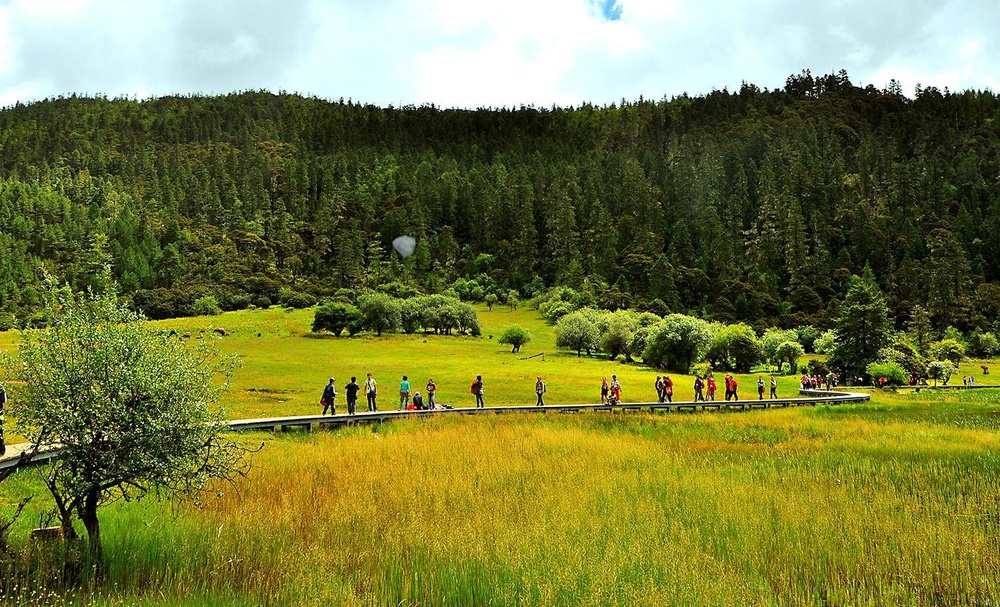
#> input picture images/background1.jpg, 1000 x 607 px, shrunk from 1500 x 910 before the run
$ python createTrackbar.py
#> lines starting #> are read from the running program, lines starting #| are printed output that depends on the picture
# -*- coding: utf-8 -*-

import cv2

#两个回调函数
def GaussianBlurSize(GaussianBlur_size):
    print(GaussianBlur_size)
    global KSIZE
    KSIZE = GaussianBlur_size * 2 +3
    # print KSIZE, SIGMA
    dst = cv2.GaussianBlur(scr, (KSIZE,KSIZE), SIGMA, KSIZE)
    cv2.imshow(window_name,dst)

def GaussianBlurSigma(GaussianBlur_sigma):
    print(GaussianBlur_sigma)
    global SIGMA
    SIGMA = GaussianBlur_sigma/10.0
    # print KSIZE, SIGMA
    dst = cv2.GaussianBlur(scr, (KSIZE,KSIZE), SIGMA, KSIZE)
    cv2.imshow(window_name,dst)

#全局变量
GaussianBlur_size = 1
GaussianBlur_sigma = 15

KSIZE = 1
SIGMA = 15
max_value = 300
max_type = 6
window_name = "GaussianBlurS Demo"
trackbar_size = "Size*2+3"
trackbar_sigema = "Sigma/10"

#读入图片，模式为灰度图，创建窗口
scr = cv2.imread("./images/background1.jpg",0)
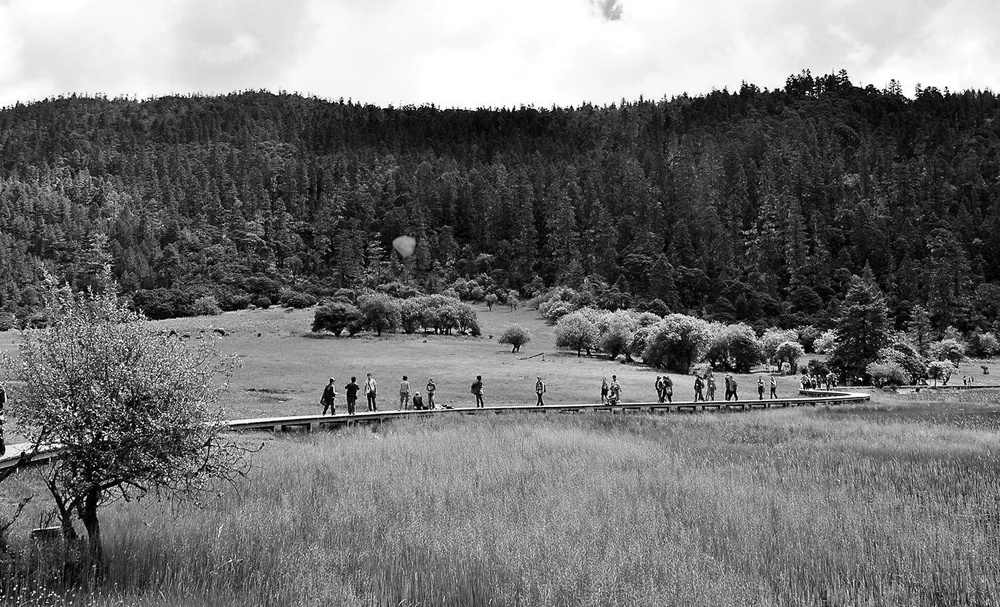
#> scr: shape (607, 1000); min 0, max 255, mean 114.1
cv2.namedWindow(window_name)

#创建滑动条
cv2.createTrackbar( trackbar_size, window_name, \
                    1, max_type, GaussianBlurSize ) #  GaussianBlurSize(GaussianBlur_size) = bar_value, 进度条上的值被传入recall的函数
cv2.createTrackbar( trackbar_sigema, window_name, \
                    15, max_value, GaussianBlurSigma )
#初始化
GaussianBlurSize(1)
#> in GaussianBlurSize, `dst = cv2.GaussianBlur(scr, (KSIZE,KSIZE), SIGMA, KSIZE)`:
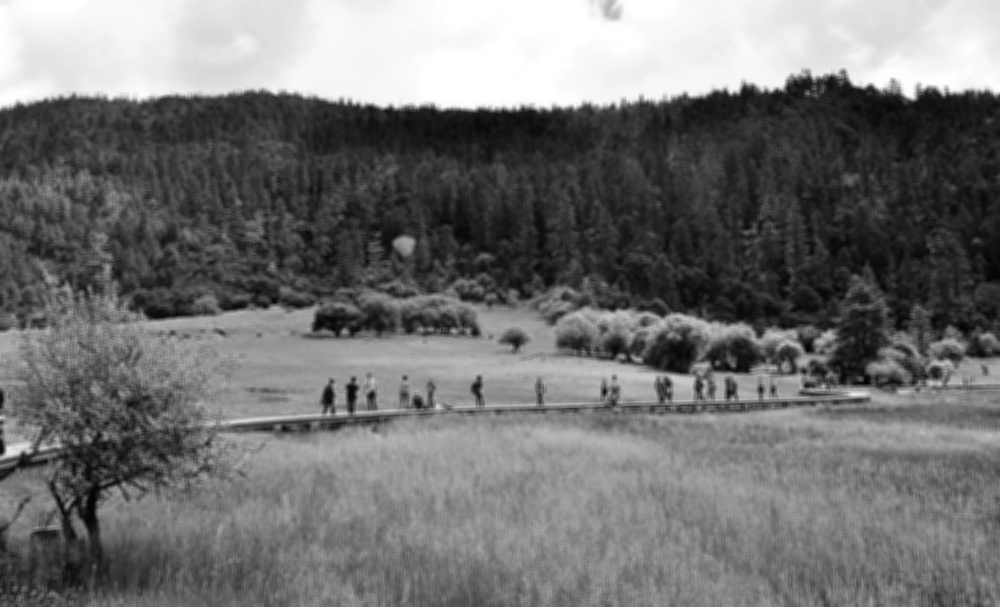
#> dst: shape (607, 1000); min 2, max 255, mean 114.1
GaussianBlurSigma(15)

if cv2.waitKey(0) == 27:
#> (key Esc is pressed here)
    cv2.destroyAllWindows()
